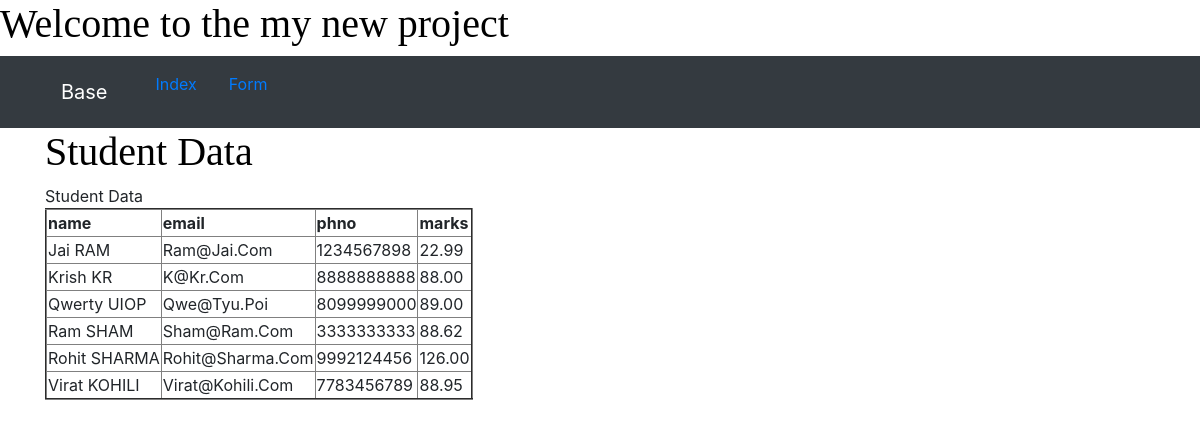
Page /myapp/index/ on the committed database.
### myapp/models.py (models this page shows, shortened)
class School(models.Model):
    first_name = models.CharField(max_length = 20)
    last_name = models.CharField(max_length = 20)
    email = models.EmailField(max_length  = 30, unique = True)
    phno = models.CharField(max_length = 10, unique = True)
    marks = models.DecimalField(max_digits=5, decimal_places=2)

### myapp/views.py (the view)
# urls.py: path('index/', views.index, name = 'index'),
def index(request):
    s = School.objects.order_by('first_name')
    stu = {'stu':s}
    return render(request, 'index.html', context = stu)

### templates/index.html (shortened to what this page needs)
<!DOCTYPE html>
{% extends 'base.html' %}
{% block body_block %}
    <h1>Student Data</h1>
    {% if stu %}
    <table border="2px" solid>
      <th>name</th>
      <th>email</th>
      <th>phno</th>
      <th>marks</th>
      {% for st in stu %}
      <tr>
        <td>{{ st.first_name|title }} {{st.last_name|upper}}</td>
        <td>{{ st.email|title }}</td>
        <td>{{ st.phno }}</td>
        <td>{{ st.marks }}</td>
      </tr>
      {% endfor%}
    </table>
    {% endif %}
{% endblock %}

### templates/base.html (shortened to what this page needs)
<!DOCTYPE html>
{% load static %}
<html lang="en" dir="ltr">
  <head>
    <link rel="stylesheet" href="{% static 'css/style.css' %}">
    <link rel="stylesheet" href="https://stackpath.bootstrapcdn.com/bootstrap/4.5.0/css/bootstrap.min.css">
  </head>
  <body>
      <h1>Welcome to the my new project</h1>
      <nav class="navbar navbar-expand-lg navbar-dark bg-dark">
        <div class="container">
          <ul class="nav justify-content-center">
            <li class="nav-link"><a class="navbar-brand" href="{% url 'base' %}">Base</a></li>
            <li class="nav-link"><a href="{% url 'myapp:index' %}">Index</a></li>
            <li class="nav-link"><a href="{% url 'form' %}">Form</a></li>
          </ul>
        </div>
      </nav>
  </body>
  <div class="container">
    {% block body_block %}{% endblock %}
  </div>
</html>

### static/css/style.css (style rules this page uses)
h1 { color: black; font-family: cursive; }

### rows in the picture
School: first_name "Jai", last_name "RAM", email "Ram@Jai.Com", phno "1234567898", marks "22.99"
School: first_name "Krish", last_name "KR", email "K@Kr.Com", phno "8888888888", marks "88.00"
School: first_name "Qwerty", last_name "UIOP", email "Qwe@Tyu.Poi", phno "8099999000", marks "89.00"
School: first_name "Ram", last_name "SHAM", email "Sham@Ram.Com", phno "3333333333", marks "88.62"
School: first_name "Rohit", last_name "SHARMA", email "Rohit@Sharma.Com", phno "9992124456", marks "126.00"
School: first_name "Virat", last_name "KOHILI", email "Virat@Kohili.Com", phno "7783456789", marks "88.95"
